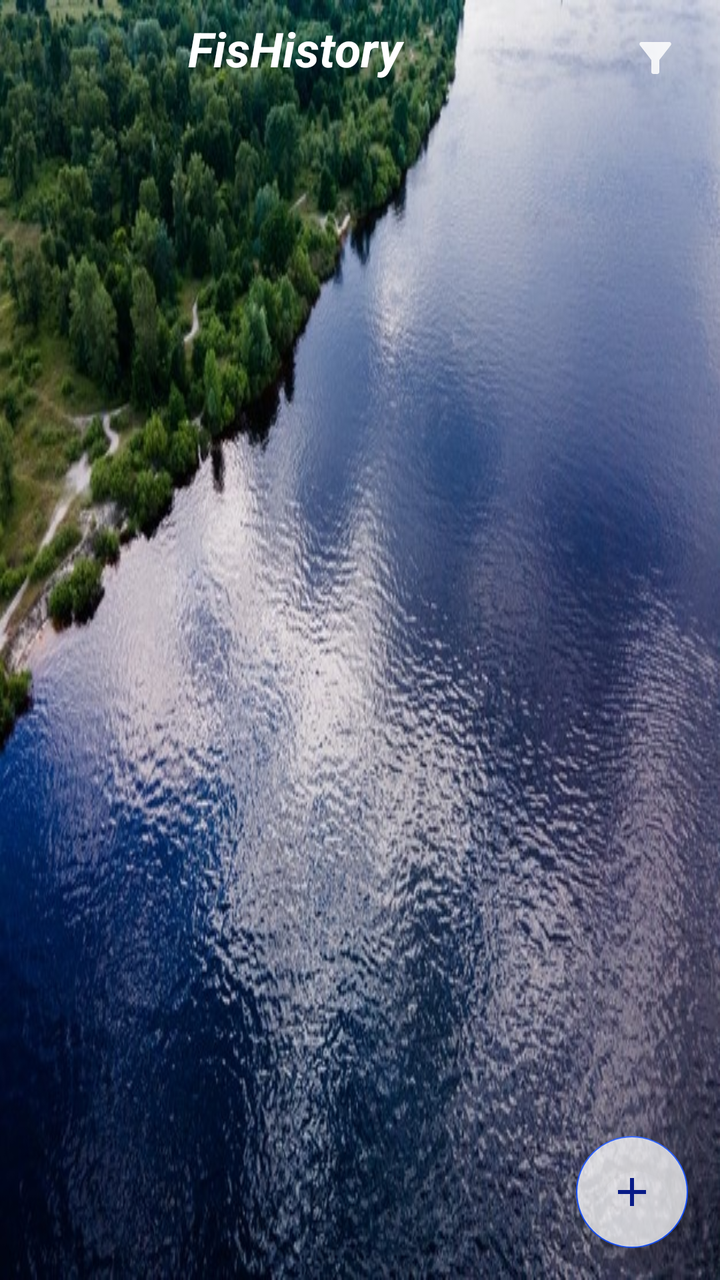
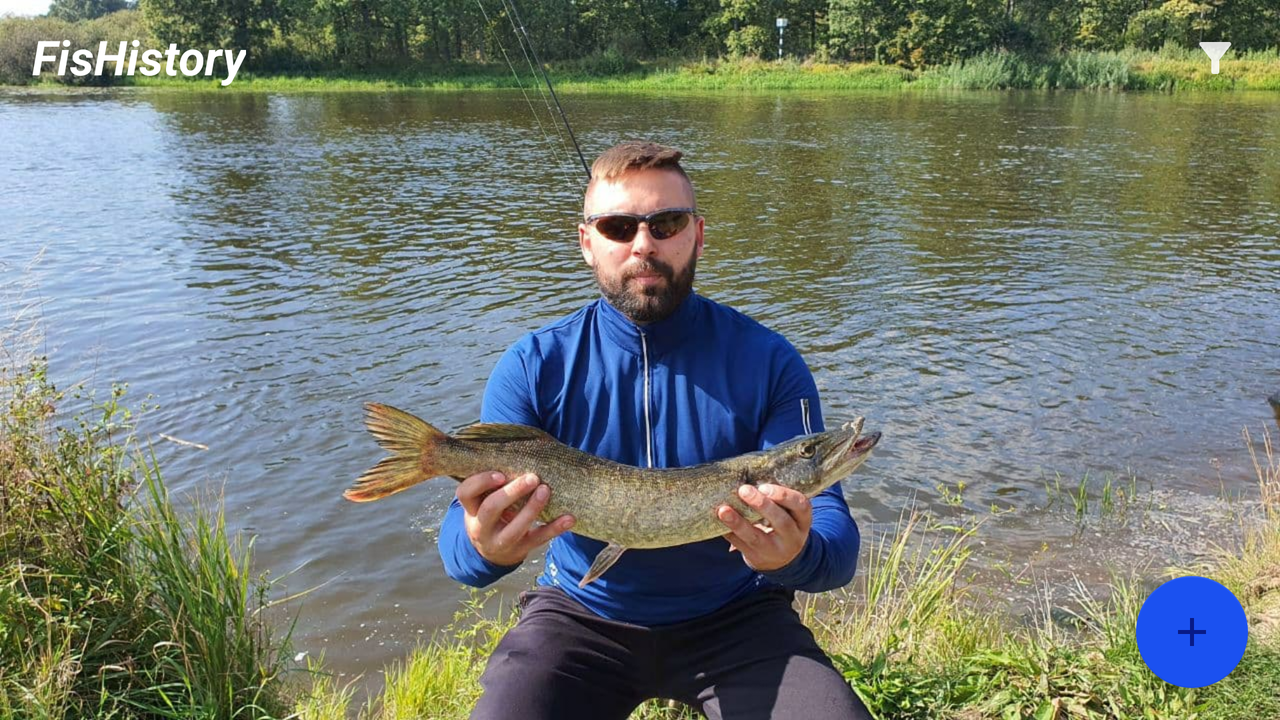

The same Android screen from two of the app's own layout files: first res/layout/ as a phone draws it, then the repository's variant for another configuration, drawn on a device whose configuration selects that folder. Both files follow.
<!-- AndroidManifest.xml: application theme Theme.FisHistory -->
<!-- res/layout/activity_main.xml -->
<?xml version="1.0" encoding="utf-8"?>
<androidx.constraintlayout.widget.ConstraintLayout xmlns:android="http://schemas.android.com/apk/res/android"
    xmlns:app="http://schemas.android.com/apk/res-auto"
    xmlns:tools="http://schemas.android.com/tools"
    android:layout_width="match_parent"
    android:layout_height="match_parent"
    android:background="@drawable/river"
    tools:context=".ui.activities.MainActivity">

    <TextView
        android:id="@+id/text_view_activity_main"
        android:layout_width="0dp"
        android:layout_height="40dp"
        android:paddingTop="8dp"
        android:text="@string/app_name"
        android:textAlignment="center"
        android:textColor="@color/white"
        android:textSize="24sp"
        android:textStyle="bold|italic"
        app:layout_constraintEnd_toStartOf="@id/filter"
        app:layout_constraintStart_toStartOf="parent"
        app:layout_constraintTop_toTopOf="parent" />

    <androidx.recyclerview.widget.RecyclerView
        android:id="@+id/main_recycler"
        android:layout_width="match_parent"
        android:layout_height="match_parent"
        android:paddingTop="48dp"
        tools:listitem="@layout/recycler_item" />

    <ImageButton
        android:id="@+id/filter"
        android:layout_width="65dp"
        android:layout_height="58dp"
        android:backgroundTint="#00FFFFFF"
        android:src="@drawable/ic_baseline_filter_alt_24"
        app:layout_constraintEnd_toEndOf="parent"
        app:layout_constraintTop_toTopOf="parent"
        android:contentDescription="@string/filter"
        android:clickable="true"
        android:focusable="true"/>

    <com.google.android.material.floatingactionbutton.FloatingActionButton
        android:id="@+id/fab"
        style="@style/Platform.MaterialComponents"
        android:layout_width="wrap_content"
        android:layout_height="wrap_content"
        android:layout_margin="16dp"
        android:backgroundTint="#BFFFFFFF"
        android:src="@drawable/ic_baseline_add_24"
        app:layout_constraintBottom_toBottomOf="parent"
        app:layout_constraintEnd_toEndOf="parent" />

</androidx.constraintlayout.widget.ConstraintLayout>
<!-- res/layout/recycler_item.xml (included above) -->
<?xml version="1.0" encoding="utf-8"?>
<androidx.constraintlayout.widget.ConstraintLayout xmlns:android="http://schemas.android.com/apk/res/android"
    xmlns:app="http://schemas.android.com/apk/res-auto"
    xmlns:tools="http://schemas.android.com/tools"
    android:layout_width="match_parent"
    android:layout_height="wrap_content"
    android:layout_margin="8dp">

    <ImageView
        android:id="@+id/image_view"
        android:layout_width="100dp"
        android:layout_height="90dp"
        android:background="#40D2DBDF"
        android:adjustViewBounds="true"
        app:layout_constraintEnd_toStartOf="@id/text_view"
        app:layout_constraintStart_toStartOf="parent"
        app:layout_constraintTop_toTopOf="parent" />

    <TextView
        android:id="@+id/text_view"
        android:layout_width="0dp"
        android:layout_height="90dp"
        android:background="#40D2DBDF"
        android:gravity="center"
        android:maxLines="3"
        android:textSize="@dimen/text_size_rec_item"
        android:textStyle="italic|bold"
        app:layout_constraintEnd_toEndOf="parent"
        app:layout_constraintStart_toEndOf="@id/image_view"
        app:layout_constraintTop_toTopOf="parent"
        tools:text="some text\n some text\n some text" />

</androidx.constraintlayout.widget.ConstraintLayout>
<!-- resources referenced by this layout -->
<resources>
  <color name="white">#FFFFFFFF</color>
  <dimen name="text_size_rec_item">16sp</dimen>
  <!-- drawable ic_baseline_add_24 (drawable) -->
  <vector android:height="24dp" android:tint="#E3E6EE"
      android:viewportHeight="24" android:viewportWidth="24"
      android:width="24dp" xmlns:android="http://schemas.android.com/apk/res/android">
      <path android:fillColor="@android:color/white" android:pathData="M19,13h-6v6h-2v-6H5v-2h6V5h2v6h6v2z"/>
  </vector>
  <!-- drawable ic_baseline_filter_alt_24 (drawable) -->
  <vector android:alpha="0.85" android:height="24dp"
      android:tint="@color/white" android:viewportHeight="24"
      android:viewportWidth="24"
      android:width="24dp" xmlns:android="http://schemas.android.com/apk/res/android">
      <path android:fillColor="@color/white" android:pathData="M4.25,5.61C6.27,8.2 10,13 10,13v6c0,0.55 0.45,1 1,1h2c0.55,0 1,-0.45 1,-1v-6c0,0 3.72,-4.8 5.74,-7.39C20.25,4.95 19.78,4 18.95,4H5.04C4.21,4 3.74,4.95 4.25,5.61z"/>
  </vector>
  <!-- drawable river: jpg bitmap (drawable, 136084 bytes) -->
  <string name="app_name">FisHistory</string>
  <string name="filter">Filter</string>
  <style name="Theme.FisHistory" parent="Theme.MaterialComponents.DayNight.NoActionBar">
          
          <item name="colorPrimary">#0E1C9C</item>
          <item name="colorPrimaryVariant">#040F4C</item>
          <item name="colorOnPrimary">#8092C8</item>
          
          <item name="colorSecondary">#1B51F0</item>
          <item name="colorSecondaryVariant">@color/white</item>
          <item name="colorOnSecondary">#081B87</item>
          
          <item name="android:statusBarColor" tools:targetApi="l">?attr/colorPrimaryVariant</item>
          
      </style>
</resources>
<!-- res/layout-land/activity_main.xml (the repository's variant of the layout above) -->
<!-- drawn on the phone turned sideways -->
<?xml version="1.0" encoding="utf-8"?>
<androidx.constraintlayout.widget.ConstraintLayout xmlns:android="http://schemas.android.com/apk/res/android"
    xmlns:app="http://schemas.android.com/apk/res-auto"
    xmlns:tools="http://schemas.android.com/tools"
    android:layout_width="match_parent"
    android:layout_height="match_parent"
    android:background="@drawable/pike"
    tools:context=".presentation.activities.MainActivity">

    <TextView
        android:id="@+id/text_view_activity_main"
        android:layout_width="wrap_content"
        app:layout_constraintHorizontal_bias="0"
        android:layout_height="wrap_content"
        android:gravity="start"
        android:paddingStart="16dp"
        android:paddingLeft="16dp"
        android:paddingTop="12dp"
        android:text="@string/app_name"
        android:textColor="@color/white"
        android:textSize="24sp"
        android:textStyle="bold|italic"
        app:layout_constraintEnd_toStartOf="@id/filter"
        app:layout_constraintStart_toStartOf="parent"
        app:layout_constraintTop_toTopOf="parent"
        tools:ignore="RtlSymmetry" />

    <androidx.recyclerview.widget.RecyclerView
        android:id="@+id/main_recycler"
        android:layout_width="0dp"
        android:layout_height="0dp"
        android:padding="8dp"
        app:layout_constraintTop_toTopOf="parent"
        app:layout_constraintBottom_toBottomOf="parent"
        app:layout_constraintEnd_toStartOf="@id/fab"
        app:layout_constraintStart_toEndOf="@id/text_view_activity_main"
        tools:listitem="@layout/recycler_item"
        />

    <ImageButton
        android:id="@+id/filter"
        android:layout_width="65dp"
        android:layout_height="58dp"
        android:backgroundTint="#00FFFFFF"
        android:clickable="true"
        android:contentDescription="@string/filter"
        android:focusable="true"
        android:src="@drawable/ic_baseline_filter_alt_24"
        app:layout_constraintEnd_toEndOf="parent"
        app:layout_constraintTop_toTopOf="parent" />

    <com.google.android.material.floatingactionbutton.FloatingActionButton
        android:id="@+id/fab"
        android:layout_width="wrap_content"
        android:layout_height="wrap_content"
        android:backgroundTint="?attr/colorSecondary"
        app:layout_constraintEnd_toEndOf="parent"
        app:layout_constraintBottom_toBottomOf="parent"
        android:src="@drawable/ic_baseline_add_24"
        android:layout_margin="16dp" />

</androidx.constraintlayout.widget.ConstraintLayout>
<!-- resources referenced by the variant -->
<!-- as the phone turned sideways resolves them -->
<resources>
  <color name="white">#FFFFFFFF</color>
  <dimen name="text_size_rec_item">16sp</dimen>
  <!-- drawable ic_baseline_add_24 (drawable) -->
  <vector android:height="24dp" android:tint="#E3E6EE"
      android:viewportHeight="24" android:viewportWidth="24"
      android:width="24dp" xmlns:android="http://schemas.android.com/apk/res/android">
      <path android:fillColor="@android:color/white" android:pathData="M19,13h-6v6h-2v-6H5v-2h6V5h2v6h6v2z"/>
  </vector>
  <!-- drawable ic_baseline_filter_alt_24 (drawable) -->
  <vector android:alpha="0.85" android:height="24dp"
      android:tint="@color/white" android:viewportHeight="24"
      android:viewportWidth="24"
      android:width="24dp" xmlns:android="http://schemas.android.com/apk/res/android">
      <path android:fillColor="@color/white" android:pathData="M4.25,5.61C6.27,8.2 10,13 10,13v6c0,0.55 0.45,1 1,1h2c0.55,0 1,-0.45 1,-1v-6c0,0 3.72,-4.8 5.74,-7.39C20.25,4.95 19.78,4 18.95,4H5.04C4.21,4 3.74,4.95 4.25,5.61z"/>
  </vector>
  <!-- drawable pike: jpg bitmap (drawable-v24, 202467 bytes) -->
  <string name="app_name">FisHistory</string>
  <string name="filter">Filter</string>
  <style name="Theme.FisHistory" parent="Theme.MaterialComponents.DayNight.NoActionBar">
          
          <item name="colorPrimary">#0E1C9C</item>
          <item name="colorPrimaryVariant">#040F4C</item>
          <item name="colorOnPrimary">#8092C8</item>
          
          <item name="colorSecondary">#1B51F0</item>
          <item name="colorSecondaryVariant">@color/white</item>
          <item name="colorOnSecondary">#081B87</item>
          
          <item name="android:statusBarColor" tools:targetApi="l">?attr/colorPrimaryVariant</item>
          
      </style>
</resources>
